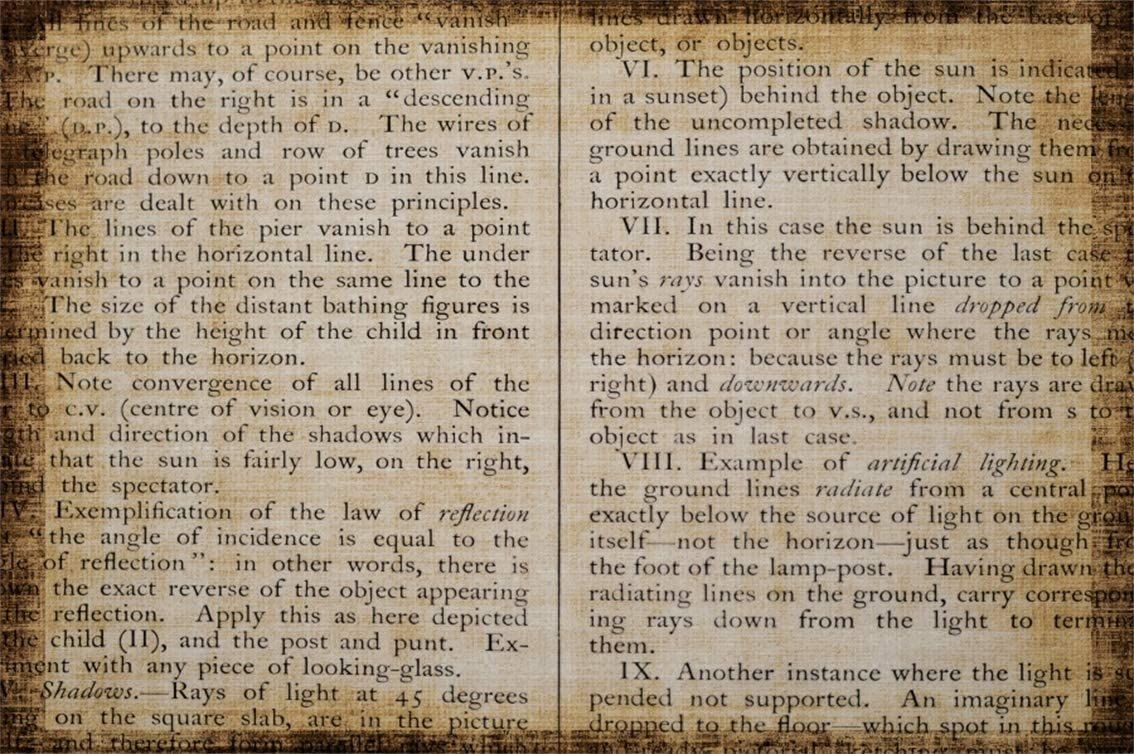
#> input picture data/page.jpg, 1134 x 754 px, found by its file name
$ python 4.adaptiveThreshoding.py
#> lines starting #> are read from the running program, lines starting #| are printed output that depends on the picture; after the words box and inside, x2 and y2 are one past the last pixel; in counts of white or black regions, pixels touching at a corner belong together
import cv2

try:
    # Read Images into  variable
    img = cv2.imread('data/page.jpg')
#> img is the input picture: shape (754, 1134, 3); mean B, G, R 122.4, 145.5, 162.6

    grayscale = cv2.cvtColor(img, cv2.COLOR_BGR2GRAY)
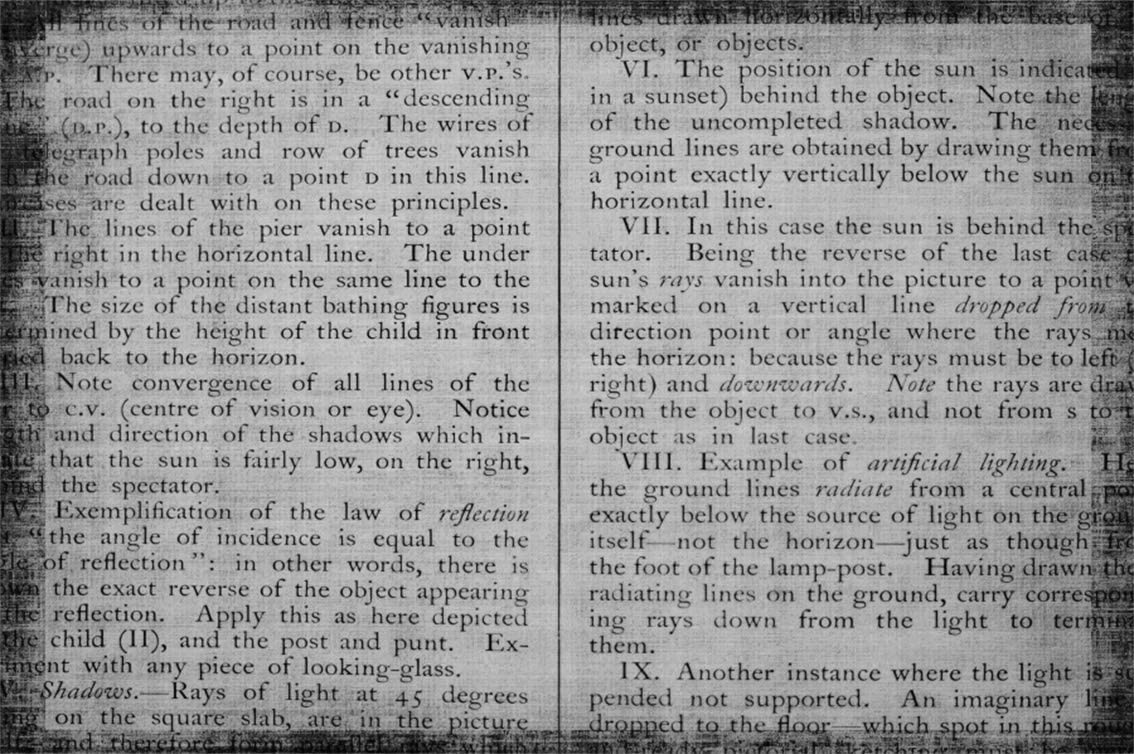
#> grayscale: shape (754, 1134); min 1, max 222, mean 148
    cv2.waitKey()
    rec, THRESH_BINARY = cv2.threshold(grayscale, 127, 255, cv2.THRESH_BINARY)
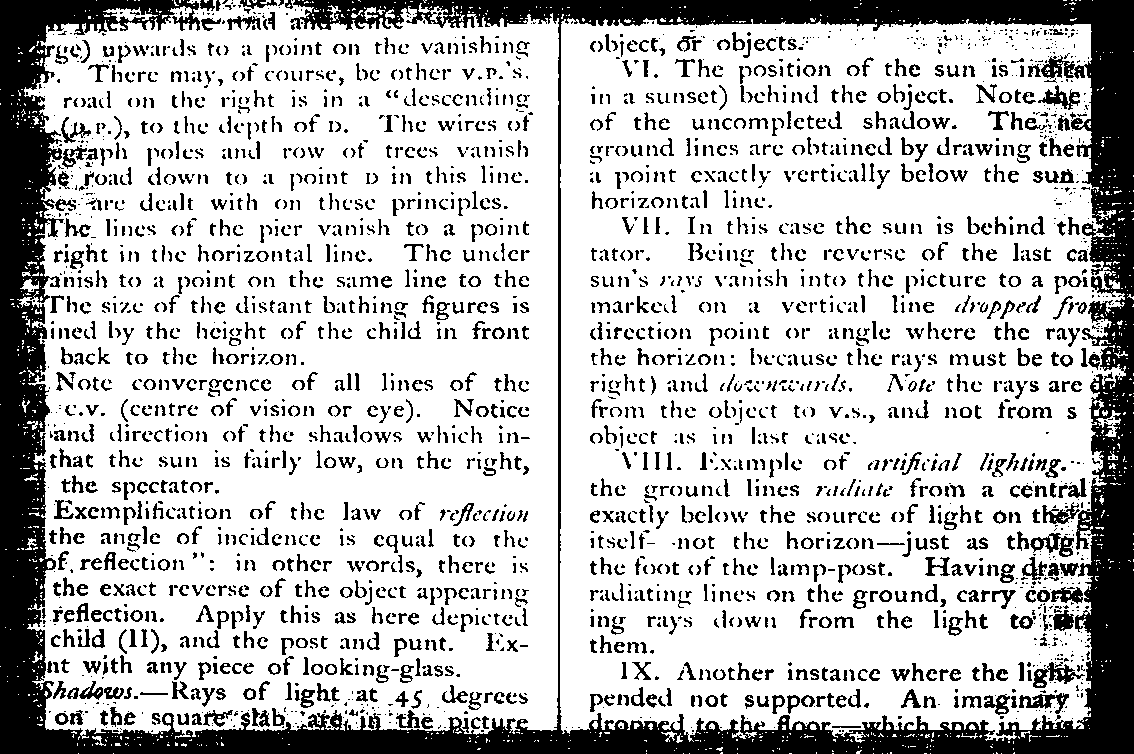
#> THRESH_BINARY: shape (754, 1134); 75.3% white; 3075 black regions (1265 under 20 px), largest, box (x1, y1, x2, y2) and area: (0, 0, 1134, 754) 112963, (1033, 662, 1085, 688) 513, (1030, 533, 1074, 557) 459
    cv2.imshow("THRESH_BINARY", THRESH_BINARY)

    cv2.waitKey()
    BlurredImg = cv2.GaussianBlur(grayscale, (3, 3), 0)
    adaptive = cv2.adaptiveThreshold(BlurredImg, 255, cv2.ADAPTIVE_THRESH_MEAN_C, cv2.THRESH_BINARY, 3, 5)
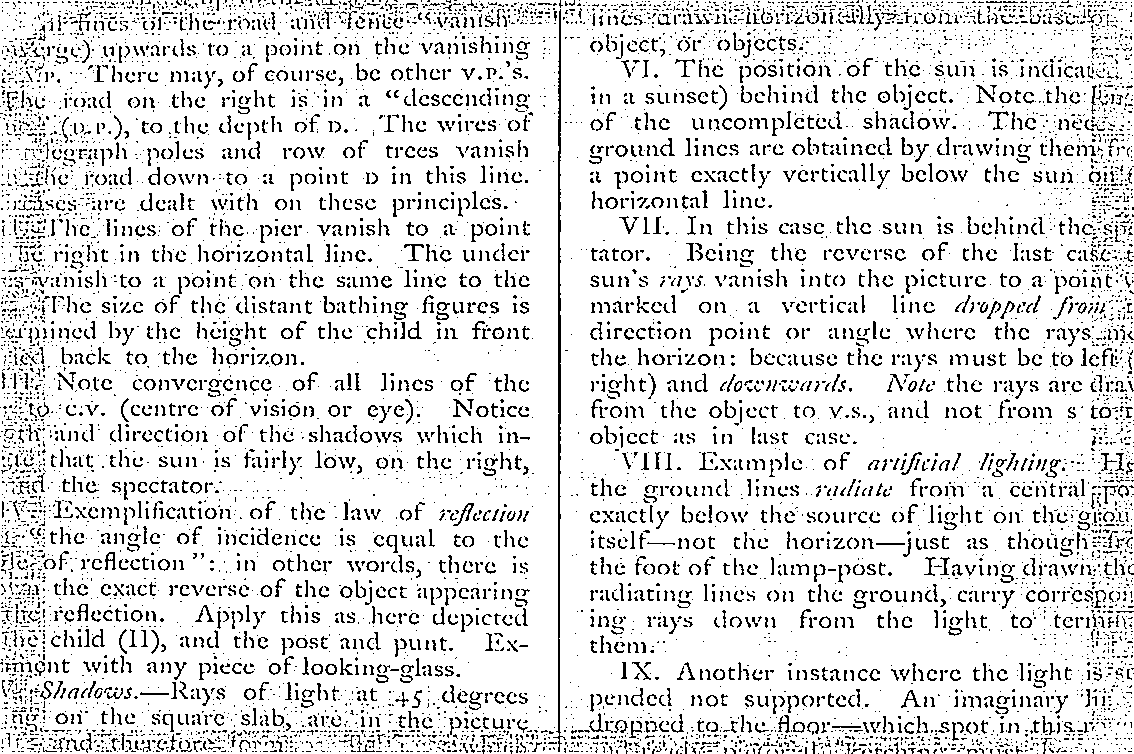
#> adaptive: shape (754, 1134); 87.2% white; black in thin lines or dots
    cv2.imshow("adaptiveThreshold", adaptive)

    cv2.waitKey()
    BlurredImg_5 = cv2.GaussianBlur(grayscale, (5, 5), 0)
    rec1, THRESH_BINARY_OTSU = cv2.threshold(BlurredImg_5, 0, 255, cv2.THRESH_BINARY + cv2.THRESH_OTSU)
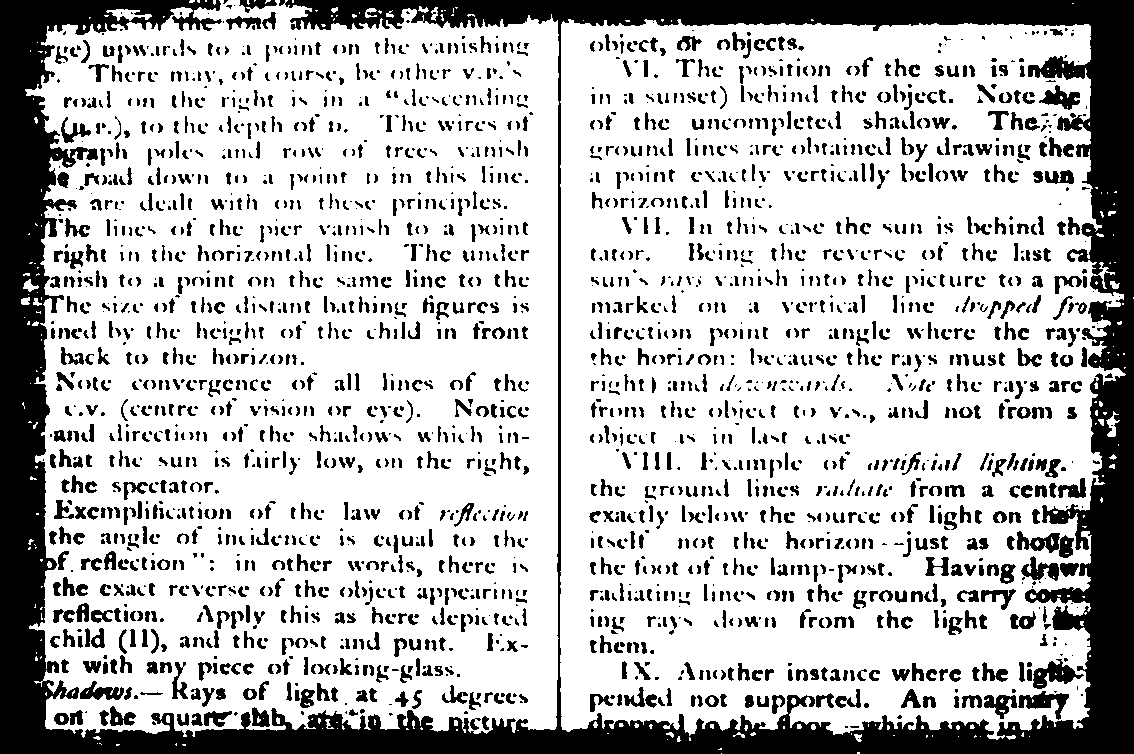
#> THRESH_BINARY_OTSU: shape (754, 1134); 73.9% white; 2591 black regions (792 under 20 px), largest, box (x1, y1, x2, y2) and area: (0, 0, 1134, 754) 125098, (1033, 659, 1084, 689) 705, (1018, 691, 1069, 720) 613
#> rec1 = 129
    cv2.imshow("THRESH_BINARY_OTSU", THRESH_BINARY_OTSU)

except Exception as inst:
        print(inst.args)
        pass

# Wait for User Interaction
cv2.waitKey()

# Destroys All open windows
cv2.destroyAllWindows()

$ run again, with data/1.jpg copied over data/page.jpg
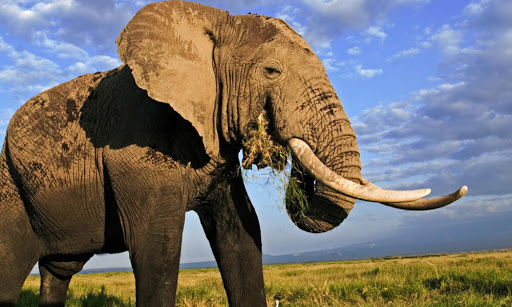
#> input picture data/1.jpg, 512 x 307 px, found by its file name
#> img is the input picture: shape (307, 512, 3); mean B, G, R 107.6, 112.1, 117.2
#> `rec, THRESH_BINARY = cv2.threshold(grayscale, 127, 255, cv2.THRESH_BIN..`:
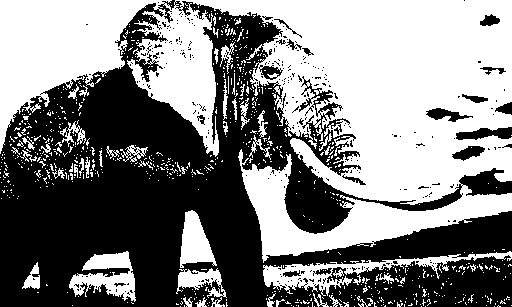
#> THRESH_BINARY: shape (307, 512); 50.9% white; 317 black regions (297 under 20 px), largest, box (x1, y1, x2, y2) and area: (0, 0, 512, 307) 74137, (456, 127, 512, 140) 467, (426, 108, 473, 122) 308
#> adaptive: shape (307, 512); 91.8% white; black in thin lines or dots
#> `rec1, THRESH_BINARY_OTSU = cv2.threshold(BlurredImg_5, 0, 255, cv2.THR..`:
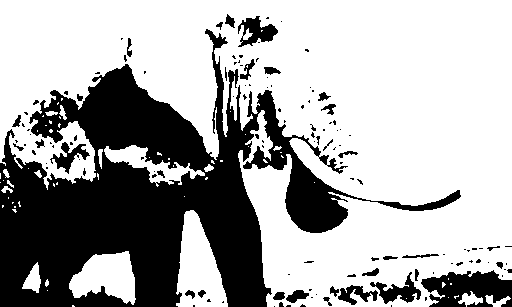
#> THRESH_BINARY_OTSU: shape (307, 512); 66.6% white; 130 black regions (97 under 20 px), largest, box (x1, y1, x2, y2) and area: (0, 29, 461, 307) 45972, (421, 270, 512, 307) 2264, (238, 16, 278, 47) 638
#> rec1 = 97
